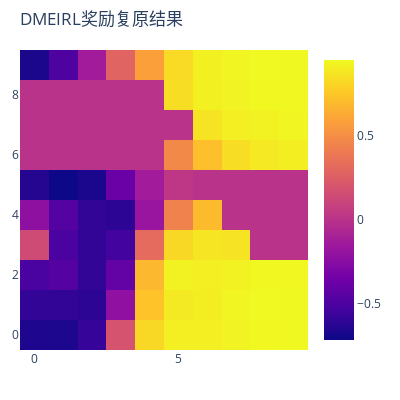

Notebook code cell kept with this figure:
### Code cell
world.ShowRewardsResult(rewards_result,title='DMEIRL奖励复原结果')
